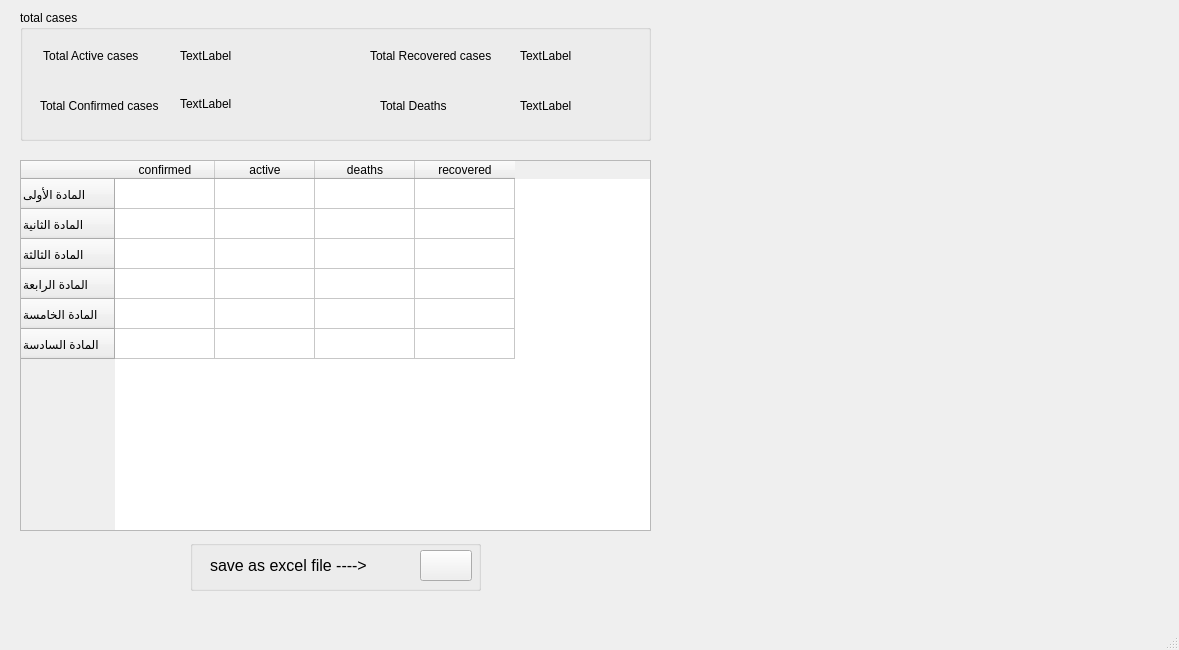
 <widget class="QMainWindow" name="MainWindow">
  <property name="geometry">
   <rect>
    <x>0</x>
    <y>0</y>
    <width>1179</width>
    <height>650</height>
   </rect>
  </property>
  <property name="windowTitle">
   <string>corona virus</string>
  </property>
  <property name="windowIcon">
   <iconset>
    <normaloff>virus.png</normaloff>virus.png</iconset>
  </property>
  <property name="styleSheet">
   <string notr="true">background-color: rgb(194, 255, 207);
QToolTip
{
     border: 1px solid black;
     background-color: #D1DBCB;
     padding: 1px;
     border-radius: 3px;
     opacity: 100;
}

QWidget
{
    color: #b1b1b1;
    background-color: #323232;
    selection-background-color:#323232;
    selection-color: black;
    background-clip: border;
    border-image: none;
    border: 0px transparent black;
    outline: 0;
}

QWidget:item:hover
{
    background-color: #D1DBCB;
    color: black;
}

QWidget:item:selected
{
    background-color: #D1DBCB;
    border: 0px
}

QCheckBox
{
    spacing: 5px;
    outline: none;
    color: #eff0f1;
    margin-bottom: 2px;
}

QCheckBox:disabled
{
    color: #76797C;
}

QCheckBox::indicator,QGroupBox::indicator
{
    width: 18px;
    height: 18px;
}

QGroupBox::indicator
{
    margin-left: 2px;
}

QCheckBox::indicator:unchecked
{
    image: url(:/qss_icons/rc/checkbox_unchecked.png);
}

QCheckBox::indicator:unchecked:hover,
QCheckBox::indicator:unchecked:focus,
QCheckBox::indicator:unchecked:pressed,
QGroupBox::indicator:unchecked:hover,
QGroupBox::indicator:unchecked:focus,
QGroupBox::indicator:unchecked:pressed
{
  border: none;
    image: url(:/qss_icons/rc/checkbox_unchecked_focus.png);
}

QCheckBox::indicator:checked
{
    image: url(:/qss_icons/rc/checkbox_checked.png);
}

QCheckBox::indicator:checked:hover,
QCheckBox::indicator:checked:focus,
QCheckBox::indicator:checked:pressed,
QGroupBox::indicator:checked:hover,
QGroupBox::indicator:checked:focus,
QGroupBox::indicator:checked:pressed
{
    border: none;
    image: url(:/qss_icons/rc/checkbox_checked_focus.png);
}


QCheckBox::indicator:indeterminate
{
    image: url(:/qss_icons/rc/checkbox_indeterminate.png);
}

QCheckBox::indicator:indeterminate:focus,
QCheckBox::indicator:indeterminate:hover,
QCheckBox::indicator:indeterminate:pressed
{
    image: url(:/qss_icons/rc/checkbox_indeterminate_focus.png);
}

QCheckBox::indicator:checked:disabled,
QGroupBox::indicator:checked:disabled
{
    image: url(:/qss_icons/rc/checkbox_checked_disabled.png);
}

QCheckBox::indicator:unchecked:disabled,
QGroupBox::indicator:unchecked:disabled
{
    image: url(:/qss_icons/rc/checkbox_unchecked_disabled.png);
}

QRadioButton
{
    spacing: 5px;
    outline: none;
    color: #eff0f1;
    margin-bottom: 2px;
}

QRadioButton:disabled
{
    color: #76797C;
}
QRadioButton::indicator
{
    width: 21px;
    height: 21px;
}

QRadioButton::indicator:unchecked
{
    image: url(:/qss_icons/rc/radio_unchecked.png);
}


QRadioButton::indicator:unchecked:hover,
QRadioButton::indicator:unchecked:focus,
QRadioButton::indicator:unchecked:pressed
{
    border: none;
    outline: none;
    image: url(:/qss_icons/rc/radio_unchecked_focus.png);
}

QRadioButton::indicator:checked
{
    border: none;
    outline: none;
    image: url(:/qss_icons/rc/radio_checked.png);
}

QRadioButton::indicator:checked:hover,
QRadioButton::indicator:checked:focus,
QRadioButton::indicator:checked:pressed
{
    border: none;
    outline: none;
    image: url(:/qss_icons/rc/radio_checked_focus.png);
}

QRadioButton::indicator:checked:disabled
{
    outline: none;
    image: url(:/qss_icons/rc/radio_checked_disabled.png);
}

QRadioButton::indicator:unchecked:disabled
{
    image: url(:/qss_icons/rc/radio_unchecked_disabled.png);
}


QMenuBar
{
    background-color: #323232;
    color: #D1DBCB;
}

QMenuBar::item
{
    background-color: #323232;
    background: transparent;
    /* padding: 2px 20px 2px 20px; */
}

QMenuBar::item:selected
{
    background: transparent;
    /* border: 1px solid #76797C; */
}

QMenuBar::item:pressed
{
    border: 0px solid #76797C;
    background-color: #D1DBCB;
    color: #000;
    margin-bottom:-1px;
    padding-bottom:1px;
}

QMenu
{
    background-color: #323232;
    /* border: 1px solid #76797C; */
    color: #eff0f1;
    /*margin: 2px; */
}

QMenu::icon
{
    /*margin: 5px;*/
}

QMenu::item
{
    padding: 2px 30px 2px 30px;
    /*margin-left: 5px;*/
    border: 1px solid transparent; /* reserve space for selection border */
}

QMenu::item:selected
{
    color: #000000;
}

QMenu::separator {
    height: 2px;
    background: #D1DBCB;
    margin-left: 10px;
    margin-right: 5px;
}

QMenu::indicator {
    width: 18px;
    height: 18px;
}

/* non-exclusive indicator = check box style indicator
   (see QActionGroup::setExclusive) */
QMenu::indicator:non-exclusive:unchecked {
    image: url(:/qss_icons/rc/checkbox_unchecked.png);
}

QMenu::indicator:non-exclusive:unchecked:selected {
    image: url(:/qss_icons/rc/checkbox_unchecked_disabled.png);
}

QMenu::indicator:non-exclusive:checked {
    image: url(:/qss_icons/rc/checkbox_checked.png);
}

QMenu::indicator:non-exclusive:checked:selected {
    image: url(:/qss_icons/rc/checkbox_checked_disabled.png);
}

/* exclusive indicator = radio button style indicator (see QActionGroup::setExclusive) */
QMenu::indicator:exclusive:unchecked {
    image: url(:/qss_icons/rc/radio_unchecked.png);
}

QMenu::indicator:exclusive:unchecked:selected {
    image: url(:/qss_icons/rc/radio_unchecked_disabled.png);
}

QMenu::indicator:exclusive:checked {
    image: url(:/qss_icons/rc/radio_checked.png);
}

QMenu::indicator:exclusive:checked:selected {
    image: url(:/qss_icons/rc/radio_checked_disabled.png);
}

QMenu::right-arrow {
    margin: 5px;
    image: url(:/qss_icons/rc/right_arrow.png)
}


QWidget:disabled
{
    color: #454545;
    background-color: #323232;
}

QAbstractItemView
{
    alternate-background-color: #323232;
    color: #eff0f1;
    border: 1px solid 3A3939;
    border-radius: 2px;
}

QWidget:focus, QMenuBar:focus,QToolBar:focus,QScrollAreaViewer:focus
{
    /* border: 2px solid #D1DBCB; */
}

QTabWidget:focus, QCheckBox:focus, QRadioButton:focus, QSlider:focus
{
    border: none;
}

QLineEdit
{
    background-color: #1e1e1e;
    selection-background-color: #D1DBCB;
    selection-color: black;
    padding: 5px;
    border-style: solid;
    border: 1px solid #76797C;
    border-radius: 2px;
    color: #eff0f1;
}

QGroupBox {
    border:1px solid #76797C;
    border-radius: 2px;
    margin-top: 20px;
}

QGroupBox::title {
    subcontrol-origin: margin;
    subcontrol-position: top center;
    padding-left: 10px;
    padding-right: 10px;
    padding-top: 10px;
}

QAbstractScrollArea
{
    border-radius: 0px;
    border: 0px solid #76797C;
    background-color: transparent;
}

QScrollBar:horizontal
{
    height: 15px;
    margin: 3px 15px 3px 15px;
    border: 1px transparent #2A2929;
    border-radius: 4px;
    background-color: #2A2929;
}

QScrollBar::handle:horizontal
{
    background-color: #605F5F;
    min-width: 5px;
    border-radius: 4px;
}

QScrollBar::add-line:horizontal
{
    margin: 0px 3px 0px 3px;
    border-image: url(:/qss_icons/rc/right_arrow_disabled.png);
    width: 10px;
    height: 10px;
    subcontrol-position: right;
    subcontrol-origin: margin;
}

QScrollBar::sub-line:horizontal
{
    margin: 0px 3px 0px 3px;
    border-image: url(:/qss_icons/rc/left_arrow_disabled.png);
    height: 10px;
    width: 10px;
    subcontrol-position: left;
    subcontrol-origin: margin;
}

QScrollBar::add-line:horizontal:hover,QScrollBar::add-line:horizontal:on
{
    border-image: url(:/qss_icons/rc/right_arrow.png);
    height: 10px;
    width: 10px;
    subcontrol-position: right;
    subcontrol-origin: margin;
}


QScrollBar::sub-line:horizontal:hover, QScrollBar::sub-line:horizontal:on
{
    border-image: url(:/qss_icons/rc/left_arrow.png);
    height: 10px;
    width: 10px;
    subcontrol-position: left;
    subcontrol-origin: margin;
}

QScrollBar::up-arrow:horizontal, QScrollBar::down-arrow:horizontal
{
    background: none;
}


QScrollBar::add-page:horizontal, QScrollBar::sub-page:horizontal
{
    background: none;
}

QScrollBar:vertical
{
    background-color: #2A2929;
    width: 15px;
    margin: 15px 3px 15px 3px;
    border: 1px transparent #2A2929;
    border-radius: 4px;
}

QScrollBar::handle:vertical
{
    background-color: #605F5F;
    min-height: 5px;
    border-radius: 4px;
}

QScrollBar::sub-line:vertical
{
    margin: 3px 0px 3px 0px;
    border-image: url(:/qss_icons/rc/up_arrow_disabled.png);
    height: 10px;
    width: 10px;
    subcontrol-position: top;
    subcontrol-origin: margin;
}

QScrollBar::add-line:vertical
{
    margin: 3px 0px 3px 0px;
    border-image: url(:/qss_icons/rc/down_arrow_disabled.png);
    height: 10px;
    width: 10px;
    subcontrol-position: bottom;
    subcontrol-origin: margin;
}

QScrollBar::sub-line:vertical:hover,QScrollBar::sub-line:vertical:on
{

    border-image: url(:/qss_icons/rc/up_arrow.png);
    height: 10px;
    width: 10px;
    subcontrol-position: top;
    subcontrol-origin: margin;
}


QScrollBar::add-line:vertical:hover, QScrollBar::add-line:vertical:on
{
    border-image: url(:/qss_icons/rc/down_arrow.png);
    height: 10px;
    width: 10px;
    subcontrol-position: bottom;
    subcontrol-origin: margin;
}

QScrollBar::up-arrow:vertical, QScrollBar::down-arrow:vertical
{
    background: none;
}


QScrollBar::add-page:vertical, QScrollBar::sub-page:vertical
{
    background: none;
}

QTextEdit
{
    background-color: #1e1e1e;
    color: #eff0f1;
    border: 1px solid #76797C;
}

QPlainTextEdit
{
    background-color: #1e1e1e;;
    color: #eff0f1;
    border-radius: 2px;
    border: 1px solid #76797C;
}

QHeaderView::section
{
    background-color: #76797C;
    color: #eff0f1;
    padding: 5px;
    border: 1px solid #76797C;
}

QSizeGrip {
    image: url(:/qss_icons/rc/sizegrip.png);
    width: 12px;
    height: 12px;
}


QMainWindow::separator
{
    background-color: #323232;
    color: white;
    padding-left: 4px;
    spacing: 2px;
    border: 1px dashed #76797C;
}

QMainWindow::separator:hover
{

    background-color: #787876;
    color: white;
    padding-left: 4px;
    border: 1px solid #76797C;
    spacing: 2px;
}


QMenu::separator
{
    height: 1px;
    background-color: #76797C;
    color: white;
    padding-left: 4px;
    margin-left: 10px;
    margin-right: 5px;
}

QFrame
{
    border-radius: 0px;
    /*border: 1px solid #76797C;*/
}


QFrame[frameShape=&quot;0&quot;]
{
    border-radius: 0px;
    border: 0px transparent #76797C;
}

QStackedWidget
{
    border: 1px transparent black;
}

QToolBar {
    border: 0px transparent #393838;
    background: 0px solid #323232;
    font-weight: bold;
}

QToolBar::handle:horizontal {
    image: url(:/qss_icons/rc/Hmovetoolbar.png);
}
QToolBar::handle:vertical {
    image: url(:/qss_icons/rc/Vmovetoolbar.png);
}
QToolBar::separator:horizontal {
    image: url(:/qss_icons/rc/Hsepartoolbar.png);
}
QToolBar::separator:vertical {
    image: url(:/qss_icons/rc/Vsepartoolbar.png);
}
QToolButton#qt_toolbar_ext_button {
    background: #58595a
}

QPushButton
{
    color: #eff0f1;
    background-color: #323232;
    border-width: 1px;
    border-color: #76797C;
    border-style: solid;
    padding: 5px;
    border-radius: 0px;
    outline: none;
}

QPushButton:disabled
{
    background-color: #323232;
    border-width: 1px;
    border-color: #454545;
    border-style: solid;
    padding-top: 5px;
    padding-bottom: 5px;
    padding-left: 10px;
    padding-right: 10px;
    border-radius: 2px;
    color: #454545;
}

QPushButton:focus {
    background-color: #D1DBCB;
    color: black;
}

QPushButton:pressed
{
    color: black;
    background-color: #D1DBCB;
    padding-top: -15px;
    padding-bottom: -17px;
}

QComboBox
{
    selection-background-color: #D1DBCB;
    background-color: #31363B;
    border-style: solid;
    border: 1px solid #76797C;
    border-radius: 2px;
    padding: 5px;
    min-width: 75px;
}

QPushButton:checked{
    background-color: #76797C;
    border-color: #6A6969;
}

QComboBox:hover,QPushButton:hover,QAbstractSpinBox:hover,QLineEdit:hover,QTextEdit:hover,QPlainTextEdit:hover,QAbstractView:hover,QTreeView:hover
{
    border: 1px solid #D1DBCB;
}

QComboBox:on
{
    padding-top: 0px;
    padding-left: 4px;
    selection-background-color: #4a4a4a;
}

QComboBox QAbstractItemView
{
    background-color: #1e1e1e;
    border-radius: 2px;
    border: 1px solid #76797C;
    selection-background-color: #D1DBCB;
}

QComboBox::drop-down
{
    subcontrol-origin: padding;
    subcontrol-position: top right;
    width: 15px;

    border-left-width: 0px;
    border-left-color: darkgray;
    border-left-style: solid;
    border-top-right-radius: 3px;
    border-bottom-right-radius: 3px;
}

QComboBox::down-arrow
{
    image: url(:/qss_icons/rc/down_arrow_disabled.png);
}

QComboBox::down-arrow:on, QComboBox::down-arrow:hover,
QComboBox::down-arrow:focus
{
    image: url(:/qss_icons/rc/down_arrow.png);
}

QAbstractSpinBox {
    padding: 2px;
    margin: 2px;
    background-color: #1e1e1e;
    color: #eff0f1;
    border-radius: 0px;
    min-width: 75px;
    selection-background-color: #D1DBCB;
    selection-color: black;
}

QAbstractSpinBox:up-button
{
    background-color: transparent;
    subcontrol-origin: border;
    subcontrol-position: center right;
}

QAbstractSpinBox:down-button
{
    background-color: transparent;
    subcontrol-origin: border;
    subcontrol-position: center left;
}

QAbstractSpinBox::up-arrow,QAbstractSpinBox::up-arrow:disabled,QAbstractSpinBox::up-arrow:off {
    image: url(:/qss_icons/rc/up_arrow_disabled.png);
    width: 10px;
    height: 10px;
}
QAbstractSpinBox::up-arrow:hover
{
    image: url(:/qss_icons/rc/up_arrow.png);
}


QAbstractSpinBox::down-arrow,QAbstractSpinBox::down-arrow:disabled,QAbstractSpinBox::down-arrow:off
{
    image: url(:/qss_icons/rc/down_arrow_disabled.png);
    width: 10px;
    height: 10px;
}
QAbstractSpinBox::down-arrow:hover
{
    image: url(:/qss_icons/rc/down_arrow.png);
}


QLabel
{
    border: 0px solid black;
    margin-left: 2px;
    margin-right: 2px;
    color: #D1DBCB;
}

QTabWidget{
    border: 0px transparent black;
}

QTabWidget::pane {
    border: 1px solid #76797C;
    padding: 5px;
    margin: 0px;
}

QTabWidget::tab-bar {
    left: 5px; /* move to the right by 5px */
}

QTabBar
{
    qproperty-drawBase: 0;
    border-radius: 3px;
}

QTabBar::focus
{
    border: 0px transparent black;
    color: black;
}

QTabBar::hover
{
    border: 0px transparent black;
    color: black;
}

QTabBar::close-button  {
    image: url(:/qss_icons/rc/close.png);
    background: transparent;
}

QTabBar::close-button:hover
{
    image: url(:/qss_icons/rc/close-hover.png);
    background: transparent;
}

QTabBar::close-button:pressed {
    image: url(:/qss_icons/rc/close-pressed.png);
    background: transparent;
}

/* TOP TABS */
QTabBar::tab:top {
    color: #eff0f1;
    border: 1px solid #76797C;
    border-bottom: 1px transparent black;
    background-color: #323232;
    padding: 5px;
    min-width: 50px;
    border-top-left-radius: 2px;
    border-top-right-radius: 2px;
}

QTabBar::tab:top:!selected
{
    color: #eff0f1;
    background-color: #54575B;
    border: 1px solid #76797C;
    border-bottom: 1px transparent black;
    border-top-left-radius: 2px;
    border-top-right-radius: 2px;
}

QTabBar::tab:top:!selected:hover {
    background-color: #D1DBCB;
    color: black;
}

/* BOTTOM TABS */
QTabBar::tab:bottom {
    color: #eff0f1;
    border: 1px solid #76797C;
    border-top: 1px transparent black;
    background-color: #323232;
    padding: 5px;
    border-bottom-left-radius: 2px;
    border-bottom-right-radius: 2px;
    min-width: 50px;
}

QTabBar::tab:bottom:!selected
{
    color: #eff0f1;
    background-color: #54575B;
    border: 1px solid #76797C;
    border-top: 1px transparent black;
    border-bottom-left-radius: 2px;
    border-bottom-right-radius: 2px;
}

QTabBar::tab:bottom:!selected:hover {
    background-color: #D1DBCB;
    color: black;
}

/* LEFT TABS */
QTabBar::tab:left {
    color: #eff0f1;
    border: 1px solid #76797C;
    border-left: 1px transparent black;
    background-color: #323232;
    padding: 5px;
    border-top-right-radius: 2px;
    border-bottom-right-radius: 2px;
    min-height: 50px;
}

QTabBar::tab:left:!selected
{
    color: #eff0f1;
    background-color: #54575B;
    border: 1px solid #76797C;
    border-left: 1px transparent black;
    border-top-right-radius: 2px;
    border-bottom-right-radius: 2px;
}

QTabBar::tab:left:!selected:hover {
    background-color: #D1DBCB;
    color: black;
}


/* RIGHT TABS */
QTabBar::tab:right {
    color: #eff0f1;
    border: 1px solid #76797C;
    border-right: 1px transparent black;
    background-color: #323232;
    padding: 5px;
    border-top-left-radius: 2px;
    border-bottom-left-radius: 2px;
    min-height: 50px;
}

QTabBar::tab:right:!selected
{
    color: #eff0f1;
    background-color: #54575B;
    border: 1px solid #76797C;
    border-right: 1px transparent black;
    border-top-left-radius: 2px;
    border-bottom-left-radius: 2px;
}

QTabBar::tab:right:!selected:hover {
    background-color: #D1DBCB;
    color: black;
}

QTabBar QToolButton::right-arrow:enabled {
     image: url(:/qss_icons/rc/right_arrow.png);
 }

 QTabBar QToolButton::left-arrow:enabled {
     image: url(:/qss_icons/rc/left_arrow.png);
 }

QTabBar QToolButton::right-arrow:disabled {
     image: url(:/qss_icons/rc/right_arrow_disabled.png);
 }

 QTabBar QToolButton::left-arrow:disabled {
     image: url(:/qss_icons/rc/left_arrow_disabled.png);
 }


QDockWidget {
    background: #323232;
    border: 1px solid #403F3F;
    titlebar-close-icon: url(:/qss_icons/rc/close.png);
    titlebar-normal-icon: url(:/qss_icons/rc/undock.png);
}

QDockWidget::close-button, QDockWidget::float-button {
    border: 1px solid transparent;
    border-radius: 2px;
    background: transparent;
}

QDockWidget::close-button:hover, QDockWidget::float-button:hover {
    background: rgba(255, 255, 255, 10);
}

QDockWidget::close-button:pressed, QDockWidget::float-button:pressed {
    padding: 1px -1px -1px 1px;
    background: rgba(255, 255, 255, 10);
}

QTreeView, QListView
{
    border: 1px solid #76797C;
    background-color: #1e1e1e;
}

QTreeView:branch:selected, QTreeView:branch:hover
{
    background: url(:/qss_icons/rc/transparent.png);
}

QTreeView::branch:has-siblings:!adjoins-item {
    border-image: url(:/qss_icons/rc/transparent.png);
}

QTreeView::branch:has-siblings:adjoins-item {
    border-image: url(:/qss_icons/rc/transparent.png);
}

QTreeView::branch:!has-children:!has-siblings:adjoins-item {
    border-image: url(:/qss_icons/rc/transparent.png);
}

QTreeView::branch:has-children:!has-siblings:closed,
QTreeView::branch:closed:has-children:has-siblings {
    image: url(:/qss_icons/rc/branch_closed.png);
}

QTreeView::branch:open:has-children:!has-siblings,
QTreeView::branch:open:has-children:has-siblings  {
    image: url(:/qss_icons/rc/branch_open.png);
}

QTreeView::branch:has-children:!has-siblings:closed:hover,
QTreeView::branch:closed:has-children:has-siblings:hover {
    image: url(:/qss_icons/rc/branch_closed-on.png);
    }

QTreeView::branch:open:has-children:!has-siblings:hover,
QTreeView::branch:open:has-children:has-siblings:hover  {
    image: url(:/qss_icons/rc/branch_open-on.png);
    }

QListView::item:!selected:hover, QTreeView::item:!selected:hover  {
    background: #848383;
    outline: 0;
    color: #eff0f1;
}

QListView::item:selected:hover, QTreeView::item:selected:hover  {
    background: #D1DBCB;
}

QSlider::groove:horizontal {
    border: 1px solid #565a5e;
    height: 4px;
    background: #565a5e;
    margin: 0px;
    border-radius: 2px;
}

QSlider::handle:horizontal {
    background: #D1DBCB;
    border: 1px solid #999999;
    width: 10px;
    height: 10px;
    margin: -5px 0;
}

QSlider::add-page:qlineargradient {
    background: #595858;
    border-top-right-radius: 5px;
    border-bottom-right-radius: 5px;
    border-top-left-radius: 0px;
    border-bottom-left-radius: 0px;
}

QSlider::sub-page::qlineargradient:horizontal {
    background:  #D1DBCB;
    border-top-right-radius: 0px;
    border-bottom-right-radius: 0px;
    border-top-left-radius: 5px;
    border-bottom-left-radius: 5px;
}

QSlider::groove:vertical {
    border: 1px solid #565a5e;
    width: 4px;
    background: #565a5e;
    margin: 0px;
    border-radius: 3px;
}

QSlider::handle:vertical {
    background: #D1DBCB;
    border: 1px solid #999999;
    width: 10px;
    height: 10px;
    margin: 0 -5px;
}

QToolButton {
    color: #D1DBCB;
    background-color: transparent;
    border: 0px transparent #76797C;
    border-radius: 0px;
    padding: 1px;
    margin-right: 5px;
}

QToolButton[popupMode=&quot;1&quot;] { /* only for MenuButtonPopup */
 padding-right: 20px; /* make way for the popup button */
 border: 1px #76797C;
 border-radius: 0px;
}

QToolButton[popupMode=&quot;2&quot;] { /* only for InstantPopup */
 padding-right: 10px; /* make way for the popup button */
 border: 0px #76797C;
}


QToolButton:hover, QToolButton::menu-button:hover {
    background-color: transparent;
    border: 1px solid #D1DBCB;
    padding: 2px;
}

QToolButton:checked, QToolButton:pressed,
        QToolButton::menu-button:pressed {
    color: black;
    background-color: #D1DBCB;
    border: 0px solid #D1DBCB;
    padding: 2px;
}

/* the subcontrol below is used only in the InstantPopup or DelayedPopup mode */
QToolButton::menu-indicator {
    image: url(:/qss_icons/rc/down_arrow.png);
    top: -7px; left: -2px; /* shift it a bit */
}

/* the subcontrols below are used only in the MenuButtonPopup mode */
QToolButton::menu-button {
    border: 1px transparent #76797C;
    border-top-right-radius: 6px;
    border-bottom-right-radius: 6px;
    /* 16px width + 4px for border = 20px allocated above */
    width: 16px;
    outline: none;
}

QToolButton::menu-arrow {
    image: url(:/qss_icons/rc/down_arrow.png);
}

QToolButton::menu-arrow:open {
    border: 1px solid #76797C;
}

QPushButton::menu-indicator  {
    subcontrol-origin: padding;
    subcontrol-position: bottom right;
    left: 8px;
}

QTableView
{
    border: 1px solid #76797C;
    gridline-color: #323232;
    background-color: #1e1e1e;
}


QTableView, QHeaderView
{
    border-radius: 0px;
}

QTableView::item:pressed, QListView::item:pressed, QTreeView::item:pressed  {
    background: #D1DBCB;
    color: black;
}

QTableView::item:selected:active, QTreeView::item:selected:active, QListView::item:selected:active  {
    background: #D1DBCB;
    color: black;
}

QHeaderView
{
    background-color: #323232;
    border: 1px transparent;
    border-radius: 0px;
    margin: 0px;
    padding: 0px;

}

QHeaderView::section  {
    background-color: #323232;
    color: #eff0f1;
    padding: 5px;
    border: 1px solid #76797C;
    border-radius: 0px;
    text-align: center;
}

QHeaderView::section::vertical::first, QHeaderView::section::vertical::only-one
{
    border-top: 1px solid #76797C;
}

QHeaderView::section::vertical
{
    border-top: transparent;
}

QHeaderView::section::horizontal::first, QHeaderView::section::horizontal::only-one
{
    border-left: 1px solid #76797C;
}

QHeaderView::section::horizontal
{
    border-left: transparent;
}


QHeaderView::section:checked
 {
    color: white;
    background-color: #848383;
 }

 /* style the sort indicator */
QHeaderView::down-arrow {
    image: url(:/qss_icons/rc/down_arrow.png);
}

QHeaderView::up-arrow {
    image: url(:/qss_icons/rc/up_arrow.png);
}


QTableCornerButton::section {
    background-color: #323232;
    border: 1px transparent #76797C;
    border-radius: 0px;
}

QToolBox  {
    padding: 5px;
    border: 1px transparent black;
}

QToolBox::tab {
    color: #eff0f1;
    background-color: #323232;
    border: 1px solid #76797C;
    border-bottom: 1px transparent #323232;
    border-top-left-radius: 5px;
    border-top-right-radius: 5px;
}

QToolBox::tab:selected { /* italicize selected tabs */
    font: italic;
    background-color: #323232;
    border-color: #D1DBCB;
 }

QStatusBar::item {
    border: 0px transparent dark;
    margin: 0px;
    border: 0px;
 }


QFrame[height=&quot;3&quot;], QFrame[width=&quot;3&quot;] {
    background-color: #76797C;
}


QSplitter::handle {
    border: 1px dashed #76797C;
}

QSplitter::handle:hover {
    background-color: #787876;
    border: 1px solid #76797C;
}

QSplitter::handle:horizontal {
    width: 1px;
}

QSplitter::handle:vertical {
    height: 1px;
}

QProgressBar {
    border: 1px solid #76797C;
    border-radius: 5px;
    text-align: center;
}

QProgressBar::chunk {
    background-color: #D1DBCB;
}

QDateEdit
{
    selection-background-color: #D1DBCB;
    border-style: solid;
    border: 1px solid #CEE343;
    border-radius: 2px;
    padding: 1px;
    min-width: 75px;
}

QDateEdit:on
{
    padding-top: 3px;
    padding-left: 4px;
    selection-background-color: #4a4a4a;
}

QDateEdit QAbstractItemView
{
    background-color: #1e1e1e;
    border-radius: 2px;
    border: 1px solid #3375A3;
    selection-background-color: #D1DBCB;
}

QDateEdit::drop-down
{
    subcontrol-origin: padding;
    subcontrol-position: top right;
    width: 15px;
    border-left-width: 0px;
    border-left-color: darkgray;
    border-left-style: solid;
    border-top-right-radius: 3px;
    border-bottom-right-radius: 3px;
}

QDateEdit::down-arrow
{
    image: url(:/qss_icons/rc/down_arrow_disabled.png);
}

QDateEdit::down-arrow:on, QDateEdit::down-arrow:hover,
QDateEdit::down-arrow:focus
{
    image: url(:/qss_icons/rc/down_arrow.png);
}

</string>
  </property>
  <widget class="QWidget" name="centralwidget">
   <widget class="QTableWidget" name="tableWidget">
    <property name="geometry">
     <rect>
      <x>20</x>
      <y>160</y>
      <width>631</width>
      <height>371</height>
     </rect>
    </property>
    <property name="sizePolicy">
     <sizepolicy hsizetype="Preferred" vsizetype="Preferred">
      <horstretch>0</horstretch>
      <verstretch>0</verstretch>
     </sizepolicy>
    </property>
    <row>
     <property name="text">
      <string>المادة الأولى</string>
     </property>
    </row>
    <row>
     <property name="text">
      <string>المادة الثانية</string>
     </property>
    </row>
    <row>
     <property name="text">
      <string>المادة الثالثة</string>
     </property>
    </row>
    <row>
     <property name="text">
      <string>المادة الرابعة</string>
     </property>
    </row>
    <row>
     <property name="text">
      <string>المادة الخامسة</string>
     </property>
    </row>
    <row>
     <property name="text">
      <string>المادة السادسة</string>
     </property>
    </row>
    <column>
     <property name="text">
      <string>confirmed</string>
     </property>
     <property name="background">
      <color>
       <red>0</red>
       <green>255</green>
       <blue>255</blue>
      </color>
     </property>
    </column>
    <column>
     <property name="text">
      <string>active</string>
     </property>
    </column>
    <column>
     <property name="text">
      <string>deaths</string>
     </property>
    </column>
    <column>
     <property name="text">
      <string>recovered</string>
     </property>
    </column>
   </widget>
   <widget class="QGroupBox" name="groupBox">
    <property name="geometry">
     <rect>
      <x>20</x>
      <y>10</y>
      <width>631</width>
      <height>131</height>
     </rect>
    </property>
    <property name="title">
     <string>total cases</string>
    </property>
    <widget class="QLabel" name="label">
     <property name="geometry">
      <rect>
       <x>20</x>
       <y>30</y>
       <width>111</width>
       <height>31</height>
      </rect>
     </property>
     <property name="text">
      <string> Total Active cases</string>
     </property>
    </widget>
    <widget class="QLabel" name="label_2">
     <property name="geometry">
      <rect>
       <x>20</x>
       <y>80</y>
       <width>121</width>
       <height>31</height>
      </rect>
     </property>
     <property name="text">
      <string>Total Confirmed cases</string>
     </property>
    </widget>
    <widget class="QLabel" name="label_3">
     <property name="geometry">
      <rect>
       <x>350</x>
       <y>30</y>
       <width>121</width>
       <height>31</height>
      </rect>
     </property>
     <property name="text">
      <string>Total Recovered cases</string>
     </property>
    </widget>
    <widget class="QLabel" name="label_4">
     <property name="geometry">
      <rect>
       <x>360</x>
       <y>80</y>
       <width>81</width>
       <height>31</height>
      </rect>
     </property>
     <property name="text">
      <string>Total Deaths</string>
     </property>
    </widget>
    <widget class="QLabel" name="label_5">
     <property name="geometry">
      <rect>
       <x>160</x>
       <y>35</y>
       <width>81</width>
       <height>21</height>
      </rect>
     </property>
     <property name="text">
      <string>TextLabel</string>
     </property>
    </widget>
    <widget class="QLabel" name="label_6">
     <property name="geometry">
      <rect>
       <x>160</x>
       <y>83</y>
       <width>91</width>
       <height>21</height>
      </rect>
     </property>
     <property name="text">
      <string>TextLabel</string>
     </property>
    </widget>
    <widget class="QLabel" name="label_7">
     <property name="geometry">
      <rect>
       <x>500</x>
       <y>35</y>
       <width>81</width>
       <height>21</height>
      </rect>
     </property>
     <property name="text">
      <string>TextLabel</string>
     </property>
    </widget>
    <widget class="QLabel" name="label_8">
     <property name="geometry">
      <rect>
       <x>500</x>
       <y>85</y>
       <width>81</width>
       <height>21</height>
      </rect>
     </property>
     <property name="text">
      <string>TextLabel</string>
     </property>
    </widget>
   </widget>
   <widget class="QLabel" name="label_9">
    <property name="geometry">
     <rect>
      <x>660</x>
      <y>30</y>
      <width>511</width>
      <height>511</height>
     </rect>
    </property>
    <property name="text">
     <string/>
    </property>
    <property name="pixmap">
     <pixmap>../../Downloads/fm.jpg</pixmap>
    </property>
   </widget>
   <widget class="QGroupBox" name="groupBox_5">
    <property name="geometry">
     <rect>
      <x>190</x>
      <y>540</y>
      <width>291</width>
      <height>51</height>
     </rect>
    </property>
    <property name="title">
     <string/>
    </property>
    <widget class="QPushButton" name="pushButton">
     <property name="geometry">
      <rect>
       <x>230</x>
       <y>10</y>
       <width>52</width>
       <height>31</height>
      </rect>
     </property>
     <property name="text">
      <string/>
     </property>
     <property name="icon">
      <iconset>
       <normaloff>../untitled14/photos/excel.png</normaloff>../untitled14/photos/excel.png</iconset>
     </property>
     <property name="iconSize">
      <size>
       <width>50</width>
       <height>50</height>
      </size>
     </property>
    </widget>
    <widget class="QLabel" name="label_20">
     <property name="geometry">
      <rect>
       <x>20</x>
       <y>10</y>
       <width>191</width>
       <height>31</height>
      </rect>
     </property>
     <property name="font">
      <font>
       <pointsize>12</pointsize>
      </font>
     </property>
     <property name="text">
      <string>save as excel file ----&gt;</string>
     </property>
    </widget>
   </widget>
  </widget>
  <widget class="QMenuBar" name="menubar">
   <property name="geometry">
    <rect>
     <x>0</x>
     <y>0</y>
     <width>1179</width>
     <height>21</height>
    </rect>
   </property>
  </widget>
  <widget class="QStatusBar" name="statusbar"/>
 </widget>
